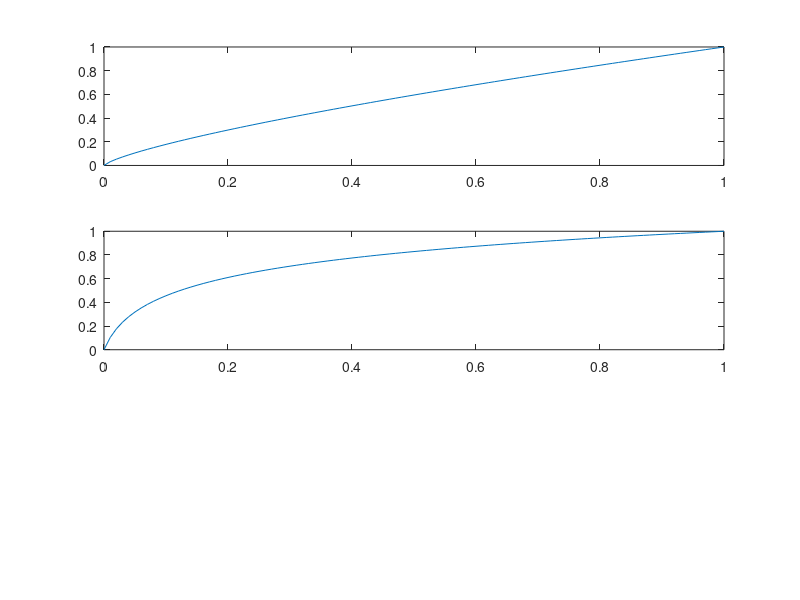

This figure's MATLAB source:
#
# @file nonUniformQuant.m
# @brief
# @author VikasMK
# @version 1.0
# @date 2015-07-16


x = 0:0.01:1;
#power law
p=0.75;
cpower = x.^p;
##ulaw
u=50;
culaw=log10(1+u.*x)/log10(1+u);
##Alaw
#A = 10;
#
#cAlaw= A*x/(1+log(A .* x[0:(1/A)]))
##cAlaw[end:] = (1 + log(A * x))/(1+log(A))
subplot(3,1,1);
plot(x,cpower);

subplot(3,1,2);
plot(x,culaw);
